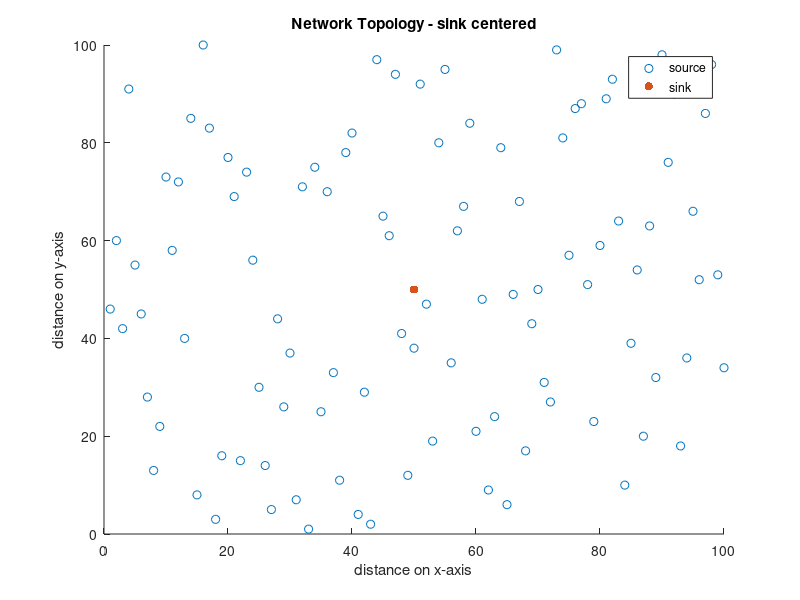

The MATLAB source for this figure: (Note: this script raises an error after producing the figure.)
clear; clc; close all;
rng(24); %set the random seed!

%% WSN Parameters
N = 100; %The number of sensors
area_width = 100;  area_height = 100;
eta_short = 10;     %nJ/bit/m2;
eta_long = 0.0013;  %nJ/bit/m4;
d0 = sqrt(eta_short/eta_long); 
E_initial = 2e9; % in nJ (the starting energy)
E_elec = 50; E_agg = 50;
k = 625*8; %number_of_bits per cycle
R = 30;  %threshold for one-hop/dual-hop transmission
C = 5; portion = 5;
func_tx_energy = @(E,eta,exp,d) max(0, E - (k*(E_elec + E_agg) + k*eta*d.^exp));
func_tx_energy_head = @(E,eta,exp,d) max(0, E - ((500*8)*(E_elec + E_agg) + (500*8)*eta*d.^exp));
func_rx_energy = @(E, n) max(0, E - (n*(500*8)*E_elec));
func_rx_energy_normal = @(E, n) max(0, E - (n*k*E_elec));

%% Generating the location of sensors
locs = cat(1, randperm(area_width), randperm(area_height))';
% assert no node existance @ the network center
for i=1:size(locs,2)
    if locs(i,:) == [50 50]
        locs(i,:) = locs(i,:) + randi([1,20], 1 , 2);
    end
end
% Add the sink node @ the network center
f1 = figure('Name', 'Network Topology - - sink centered');
scatter(locs(:,1),locs(:,2));
hold on
scatter(50,50,'filled');
locs = cat(1, locs, [50, 50]);
legend('source', 'sink');
title('Network Topology - sink centered');
xlabel('distance on x-axis');
ylabel('distance on y-axis');
% saveas(f1, [pwd '/Figures/network_topology_Sink_Centered']);
%% Calculate the distances
dists = sqrt(sum((locs-[50 50]).^2,2));
%% Sort Nodes according to Distances
[dists, ids] = sort(dists);
locs = locs(ids,:);
%% remove sink to end of vectors
dists = [dists(2:end); dists(1)];
locs = [locs(2:end,:); locs(1,:)];
%% GO on cycles!
    % Initiate the energy
energy = E_initial*ones(1,N+1);
tx_threshold = 0; %energy threshold for transmitters
active_nodes_count =(N);
active_nodes = (1:N);
t = 1; %initial time step
while 1
energy = cat(1, energy, zeros(1,N+1));
    % Elect the heads and decipate their enegies
num_heads = floor(portion/100 * active_nodes_count(end));
if num_heads > 0 %condition to go into the election mode
assigned_heads  = CH_election(C, active_nodes, num_heads, energy(t,1:end-1), locs(1:end-1,:), dists(1:end-1), d0);
heads = cell2mat(assigned_heads(:,1));
for j=1:C
    t = t + 1;
for head_index = 1:length(heads)
    head = heads(head_index);
    head_loc = locs(head);
    head_dist = dists(head);
    % (1) nodes send to heads
    for node_index = cell2mat(assigned_heads(head_index,3))
        node = locs(node_index);
        distance = sqrt(sum((head_loc-node).^2,2));
        if distance >= d0
            energy(t,node_index) = func_tx_energy(energy(t-1,node_index), eta_long, 4, distance);
        else
            energy(t,node_index) = func_tx_energy(energy(t-1,node_index), eta_short, 2, distance);
        end
    end
    % (2) heads receives from nodes
    energy(t, head) = func_rx_energy_normal(energy(t-1, head), assigned_heads{head_index,2});
    % (3) heads sends to sink
    if head_dist >= d0
        energy(t, head) = func_tx_energy_head(energy(t, head), eta_long, 4, head_dist);
    else
        energy(t, head) = func_tx_energy_head(energy(t, head), eta_short, 2, head_dist);
    end
end
     % (4) sink receives from heads
    energy(t,N+1) = func_rx_energy(energy(t-1,N+1), length(heads));

    % Check energies!
    active_nodes = find(energy(t,1:N) > tx_threshold);
    active_nodes_count = cat(2, active_nodes_count, sum(energy(t,1:N) > tx_threshold));
    rx_threshold = 500*8*E_elec; %recieve from @ least 1 head
    if active_nodes_count(end) == 0 || energy(t,N+1) < rx_threshold
        break;
    end
T_end_clusters = t; % save this for later!
end
else %end_if
% Operate in the very normal situation!
% C = 1;
t = t + 1;
    for i=1:N
        dist = dists(i);
        if dist <= d0
            energy(t,i) = func_tx_energy(energy(t-1,i), eta_short, 2, dist);
        else
            energy(t,i) = func_tx_energy(energy(t-1,i), eta_long, 4, dist);
        end
    end
    energy(t,N+1) = func_rx_energy_normal(energy(t-1,N+1), active_nodes(end));

    % Check energies!
    active_nodes = find(energy(t,1:N) > tx_threshold);
    active_nodes_count = cat(2, active_nodes_count, sum(energy(t,1:N) > tx_threshold));
    rx_threshold = k*E_elec; %recieve from @ least 1 node
    if active_nodes_count(end) == 0 || energy(t,N+1) < rx_threshold
        break;
    end
end %end_if
end

%% Plotting the number of active nodes per cycle
% remove the first element in the active_nodes vector (intialization)
active_nodes_count = active_nodes_count(2:end);
f2 = figure('Name', 'Curve of Active Nodes');
plot(linspace(1,length(active_nodes_count),length(active_nodes_count)), active_nodes_count);
grid on
xlabel('no. of cycle');
ylabel('no. of active nodes -sink centered');
title('The number of active nodes at each cycle');